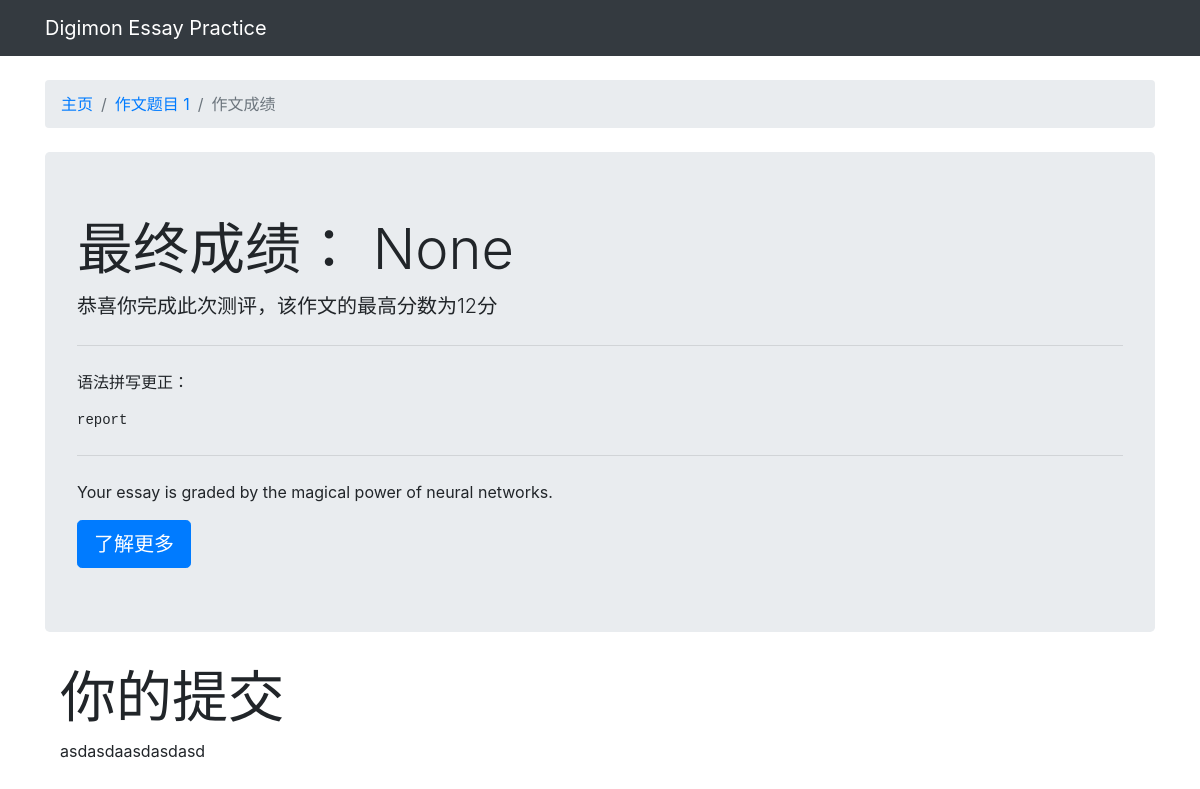
The app's page /3/essay3/ with its own data.
### grader/models.py (models this page shows, shortened)
class Essay(models.Model):
    question = models.ForeignKey(Question, on_delete=models.CASCADE)
    content = models.TextField(max_length=100000)
    score = models.IntegerField(null=True, blank=True)
    report = models.TextField(max_length=100000, blank=True, null=True)

class Question(models.Model):
    question_title = models.TextField(max_length=100000)
    set = models.IntegerField(unique=True)
    min_score = models.IntegerField()
    max_score = models.IntegerField()

### grader/views.py (the view)
# urls.py: path('<int:question_id>/essay<int:essay_id>/', views.essay, name='essay'),
def essay(request, question_id, essay_id):
    essay = get_object_or_404(Essay, pk=essay_id)
    context = {
        "essay": essay,
    }
    return render(request, 'grader/essay.html', context)

### grader/templates/grader/essay.html
{% extends 'base.html' %}
{% load widget_tweaks %}
{% block breadcrumb %}
  <li class="breadcrumb-item active"><a href="{% url 'index' %}">主页</a></li>
  <li class="breadcrumb-item active"><a href="{% url 'question' essay.question.set %}">作文题目 {{ essay.question.set }}</a></li>
  <li class="breadcrumb-item active">作文成绩</li>
{% endblock %}
{% block content %}
    <div class="jumbotron">
        <h1 class="display-4">最终成绩：  {{ essay.score }}</h1>
        <p class="lead">恭喜你完成此次测评，该作文的最高分数为{{ essay.question.max_score }}分</p>
        <hr class="my-4">
        <p class="display-5"><span class="blue_text">语法拼写更正：</span></p>
        <p class="lead"><pre>{{ essay.report }}</pre></p>
        <hr class="my-4">
        <p>Your essay is graded by the magical power of neural networks.</p>
        <a class="btn btn-primary btn-lg" href="#" role="button">了解更多</a>
    </div>
    <div class="container">
            <h2 class="display-4">你的提交</h2>
            <p class="text-justify">{{ essay.content }}</p>
        </div>
{% endblock %}

### records on screen
Essay: question.set "1", score "None", question.max_score "12", report "report", content "asdasdaasdasdasd"
